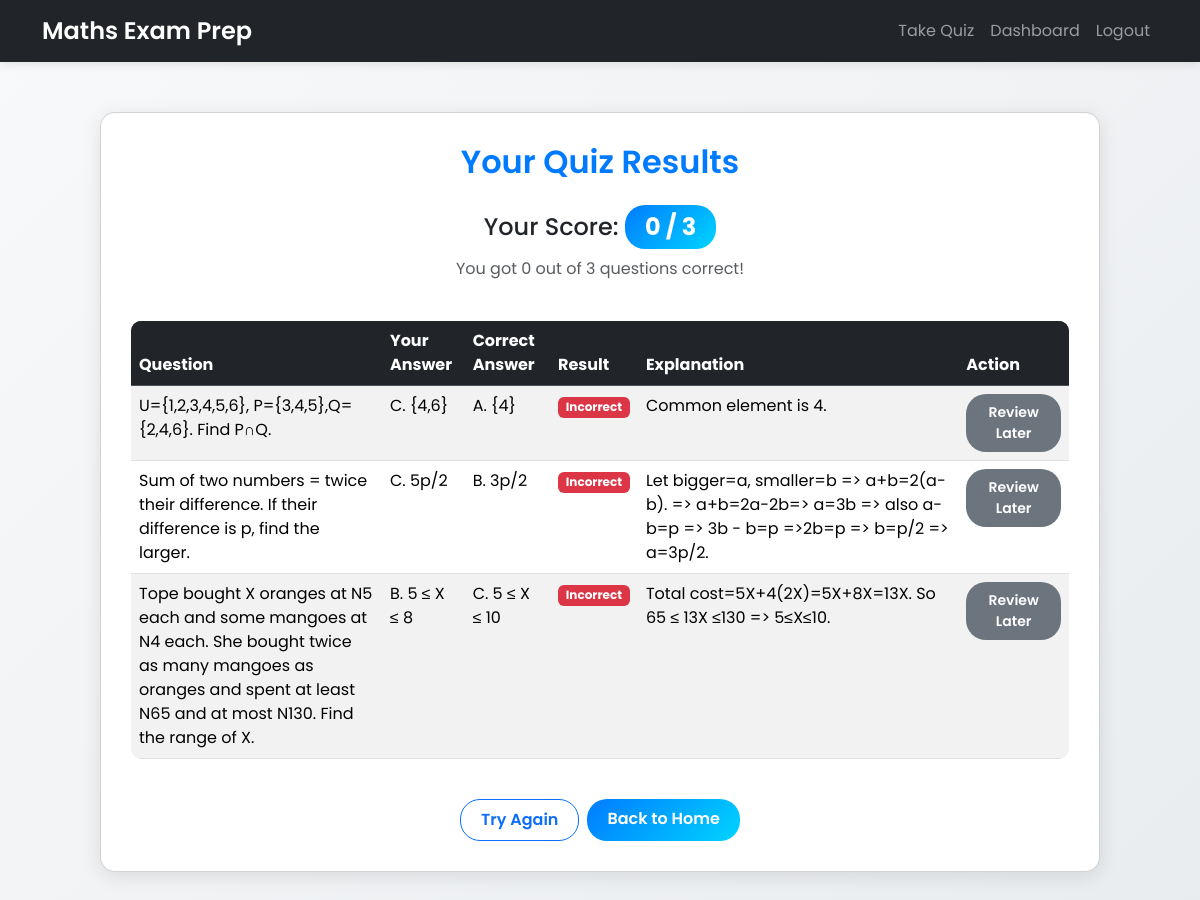
The page /results (signed in) on the database its author committed.
### app/models.py (models this page shows, shortened)
class Question(db.Model):
    id = db.Column(db.Integer, primary_key=True)
    topic = db.Column(db.String(100), nullable=False)
    difficulty = db.Column(db.Integer, nullable=False)
    question_text = db.Column(db.Text, nullable=False)
    option_a = db.Column(db.String(100), nullable=False)
    option_b = db.Column(db.String(100), nullable=False)
    option_c = db.Column(db.String(100), nullable=False)
    option_d = db.Column(db.String(100), nullable=False)
    correct_option = db.Column(db.String(10), nullable=False)  # correct_option = db.Column(db.String(10), nullable=False)  # Changed from db.String(1)
    explanation = db.Column(db.Text, nullable=True)

### app/routes.py (the view)
@app.route('/results')
@login_required
def results():
    responses = UserResponse.query.filter_by(user_id=current_user.id).order_by(UserResponse.id.desc()).limit(3).all()
    if not responses:
        flash('No quiz results found. Please take the quiz first.', 'warning')
        return redirect(url_for('quiz'))
    score = sum(1 for r in responses if r.is_correct)
    total_questions = len(responses)
    marked_question_ids = {rq.question_id for rq in ReviewQuestion.query.filter_by(user_id=current_user.id).all()}
    results_data = []
    valid_options = ['A', 'B', 'C', 'D']
    for r in responses:
        correct_option = r.question.correct_option
        if correct_option in valid_options:
            correct_text = f"{correct_option}. {getattr(r.question, f'option_{correct_option.lower()}')}"
        else:
            correct_text = f"{correct_option} (Invalid option)"
        results_data.append({
            'question_id': r.question.id,
            'question_text': r.question.question_text,
            'selected_option': f"{r.selected_option}. {getattr(r.question, f'option_{r.selected_option.lower()}')}",
            'correct_option': correct_text,
            'is_correct': r.is_correct,
            'explanation': r.question.explanation or "No explanation available.",
            'is_marked': r.question.id in marked_question_ids  # New field
        })
    return render_template('results.html', score=score, total_questions=total_questions, results_data=results_data)

### app/models.py (called while the page is built)
@login_manager.user_loader
def load_user(user_id):
    return User.query.get(int(user_id))

### app/templates/results.html (shortened to what this page needs)
<!DOCTYPE html>
<html lang="en">
<head>
    <link href="https://cdn.jsdelivr.net/npm/bootstrap@5.3.3/dist/css/bootstrap.min.css" rel="stylesheet">
</head>
<body>
    <nav class="navbar navbar-expand-lg navbar-dark bg-dark">
        <div class="container">
            <a class="navbar-brand" href="{{ url_for('home') }}">Maths Exam Prep</a>
            <div class="collapse navbar-collapse" id="navbarNav">
                <ul class="navbar-nav ms-auto">
                    <li class="nav-item"><a class="nav-link" href="{{ url_for('quiz') }}">Take Quiz</a></li>
                    <li class="nav-item"><a class="nav-link" href="{{ url_for('dashboard') }}">Dashboard</a></li>
                    <li class="nav-item"><a class="nav-link" href="{{ url_for('logout') }}">Logout</a></li>
                </ul>
            </div>
        </div>
    </nav>
    <div class="container">
        <div class="card results-card">
            <h2 class="text-center mb-4">Your Quiz Results</h2>
            <div class="text-center mb-4">
                <h4>Your Score: <span class="badge score-badge">{{ score }} / {{ total_questions }}</span></h4>
                <p class="text-muted">You got {{ score }} out of {{ total_questions }} questions correct!</p>
            </div>
            <table class="table table-striped table-hover">
                <thead class="table-dark">
                    <tr>
                        <th scope="col">Question</th>
                        <th scope="col">Your Answer</th>
                        <th scope="col">Correct Answer</th>
                        <th scope="col">Result</th>
                        <th scope="col">Explanation</th>
                        <th scope="col">Action</th>
                    </tr>
                </thead>
                <tbody>
                    {% for result in results_data %}
                        <tr>
                            <td>{{ result.question_text }}</td>
                            <td>{{ result.selected_option }}</td>
                            <td>{{ result.correct_option }}</td>
                            <td>
                                {% if result.is_correct %}
                                    <span class="badge bg-success">Correct</span>
                                {% else %}
                                    <span class="badge bg-danger">Incorrect</span>
                                {% endif %}
                            </td>
                            <td>{{ result.explanation }}</td>
                            <td>
                                {% if result.is_marked %}
                                    <button class="btn btn-danger btn-sm" onclick="unmarkForReview({{ result.question_id }})">Unmark</button>
                                {% else %}
                                    <button class="btn btn-secondary btn-sm" onclick="markForReview({{ result.question_id }})">Review Later</button>
                                {% endif %}
                            </td>
                        </tr>
                    {% endfor %}
                </tbody>
            </table>
            <div class="d-grid gap-2 d-md-flex justify-content-md-center mt-4">
                <a href="{{ url_for('quiz') }}" class="btn btn-outline-primary">Try Again</a>
                <a href="{{ url_for('home') }}" class="btn btn-primary">Back to Home</a>
            </div>
        </div>
    </div>
</body>
</html>

### app/templates/results.html (style rules this page uses)
body { background: linear-gradient(135deg, #f8f9fa 0%, #e9ecef 100%); font-family: 'Poppins', sans-serif; color: #333; min-height: 100vh; }
.navbar { box-shadow: 0 2px 10px rgba(0, 0, 0, 0.1); }
.navbar-brand { font-weight: 600; font-size: 1.5rem; }
.results-card { max-width: 1000px; margin: 50px auto; border-radius: 15px; box-shadow: 0 4px 20px rgba(0, 0, 0, 0.1); padding: 30px; background: #fff; }
h2 { font-weight: 600; color: #007bff; animation: fadeInDown 0.8s ease-in-out; }
.score-badge { font-size: 1.5rem; background: linear-gradient(135deg, #007bff, #00d4ff); padding: 10px 20px; border-radius: 20px; }
.table { border-radius: 10px; overflow: hidden; }
.table-dark { background: #343a40; }
.btn-primary, .btn-outline-primary, .btn-secondary, .btn-danger { border-radius: 20px; padding: 8px 20px; font-weight: 600; }
.btn-primary { background: linear-gradient(135deg, #007bff, #00d4ff); border: none; transition: transform 0.3s ease; }
.btn-outline-primary { transition: transform 0.3s ease; }
.btn-secondary { background: #6c757d; border: none; transition: transform 0.3s ease; }

### rows shown on the page
Question: question_text "U={1,2,3,4,5,6}, P={3,4,5},Q={2,4,6}. Find P∩Q.", selected_option "C. {4,6}", correct_option "A. {4}", explanation "Common element is 4."
Question: question_text "Sum of two numbers = twice their difference. If their difference is p, find the larger.", selected_option "C. 5p/2", correct_option "B. 3p/2", explanation "Let bigger=a, smaller=b => a+b=2(a-b). => a+b=2a-2b=> a=3b => also a-b=p => 3b - b=p =>2b=p => b=p/2 => a=3p/2."
Question: question_text "Tope bought X oranges at N5 each and some mangoes at N4 each. She bought twice as many mangoes as oranges and spent at least N65 and at most N130. Find the range of X.", selected_option "B. 5 ≤ X ≤ 8", correct_option "C. 5 ≤ X ≤ 10", explanation "Total cost=5X+4(2X)=5X+8X=13X. So 65 ≤ 13X ≤130 => 5≤X≤10."

### other values the page prints
{{ score }} "0"
{{ total_questions }} "3"
